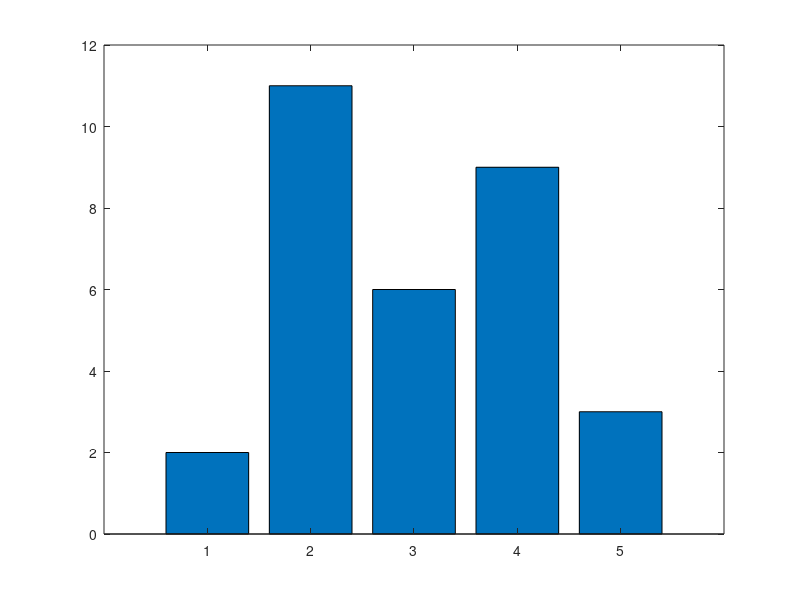
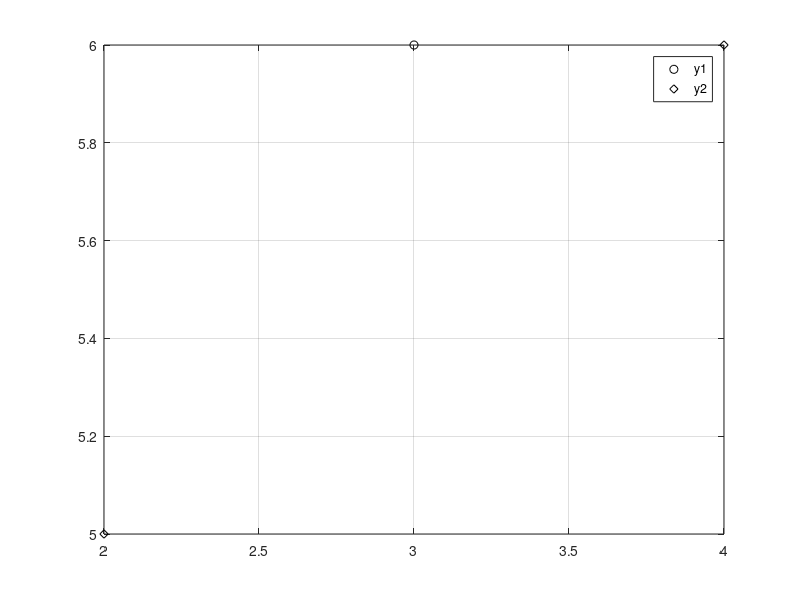

Recreate these plots in MATLAB, in order.
clf
x=1:5;
y1=[2 11 6 9 3];
y2=[4 5 8 6 2];
figure(1)
bar(x,y1)
figure(2)
plot(x,y1,"ko")
hold on 
plot(x,y2,"kd")
grid on
legend("y1","y2")
axis([2 4 5 6])
